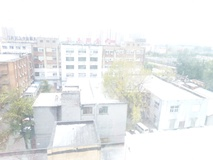
#> input picture assignment_1/sample_images/sample01.jpg, 213 x 160 px, shrunk from 640 x 480 before the run
$ jupyter execute --allow-errors baseHE.ipynb
#> lines starting #> are read from the running program, lines starting #| are printed output that depends on the picture
#> further down, img is the input picture: shape (160, 213, 3); mean B, G, R 234.7, 235.2, 233.5
#> `hist, bins = np.histogram(img.flatten(), 256, [0, 256], density=True)`: hist = 256 values, max 0.358 at index 255, min 0 at index 0, mean 0.00391; bins = 257 values from 0 to 256
#> `cdf = np.cumsum(hist)`: cdf = 256 values from 0 to 1
#> `mapping = np.round((256-1)*cdf)`: mapping = 256 values from 0 to 255
#> `img_he = np.array([mapping[i] for i in img])`:
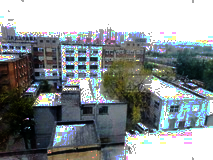
#> img_he: shape (160, 213, 3); mean B, G, R 149, 146.1, 139.1
#> `he_hist, he_bins = np.histogram(img_he.flatten(), 256, [0, 256], densi..`: he_hist = 256 values, max 0.358 at index 255, min 0 at index 28, mean 0.00391; he_bins = 257 values from 0 to 256
#> `he_cdf = he_hist.cumsum()`: he_cdf = 256 values from 0.00188 to 1
#> `plt.show()`:
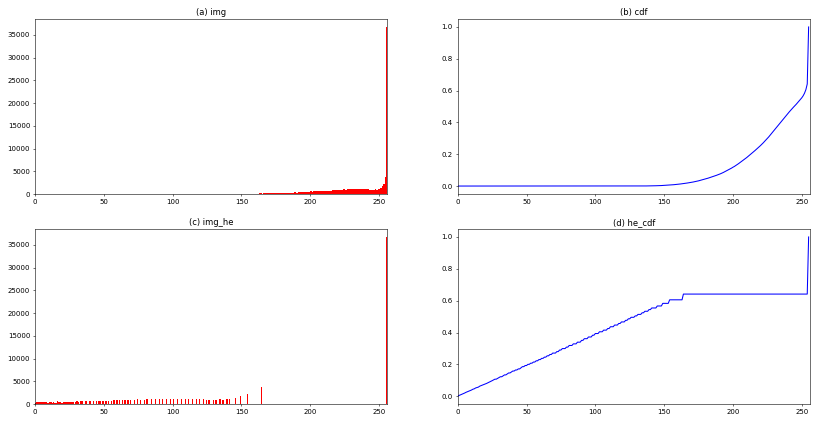
#> figure drawn by matplotlib, 4 panels; panel 1: tallest bar 36642 high, from x = 255 to 256; panel 2: curve peaks at x = 255, y = 1; panel 3: tallest bar 36642 high, from x = 255 to 256; panel 4: curve peaks at x = 255, y = 1
#> pass 2 of the loop `for imgPath in imgList:`:
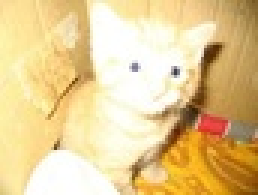
#> input picture assignment_1/sample_images/sample02.jpeg, 86 x 65 px, shrunk from 259 x 194 before the run (shown 3 times larger)
#> img is the input picture: shape (65, 86, 3); mean B, G, R 146.7, 203.4, 230.2
#> hist = 256 values, max 0.11 at index 255, min 0.000239 at index 2, mean 0.00391
#> cdf = 256 values from 0.00209 to 1
#> mapping = 256 values from 1 to 255
#> `img_he = np.array([mapping[i] for i in img])`:
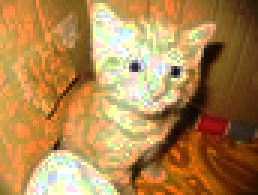
#> img_he: shape (65, 86, 3) (shown 3 times larger); mean B, G, R 78.9, 134.1, 177.2
#> he_hist = 256 values, max 0.11 at index 255, min 0 at index 0, mean 0.00391
#> he_cdf = 256 values from 0 to 1
#> `plt.show()`:
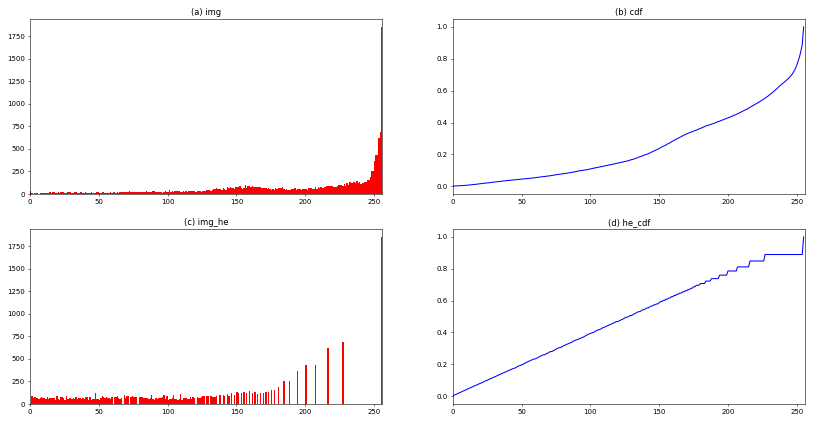
#> figure drawn by matplotlib, 4 panels; panel 1: tallest bar 1850 high, from x = 255 to 256; panel 2: curve peaks at x = 255, y = 1; panel 3: tallest bar 1850 high, from x = 255 to 256; panel 4: curve peaks at x = 255, y = 1
#> pass 3 of the loop `for imgPath in imgList:`:
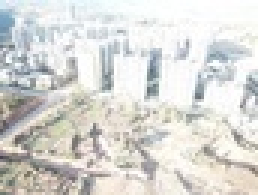
#> input picture assignment_1/sample_images/sample03.jpeg, 86 x 65 px, shrunk from 259 x 194 before the run (shown 3 times larger)
#> img is the input picture: shape (65, 86, 3); mean B, G, R 213.1, 216.7, 217
#> hist = 256 values, max 0.0497 at index 255, min 0 at index 0, mean 0.00391
#> cdf = 256 values from 0 to 1
#> mapping = 256 values from 0 to 255
#> `img_he = np.array([mapping[i] for i in img])`:
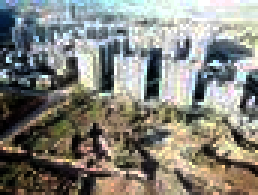
#> img_he: shape (65, 86, 3) (shown 3 times larger); mean B, G, R 123.8, 131.7, 132.3
#> he_hist = 256 values, max 0.0497 at index 255, min 0 at index 26, mean 0.00391
#> he_cdf = 256 values from 0.00191 to 1
#> `plt.show()`:
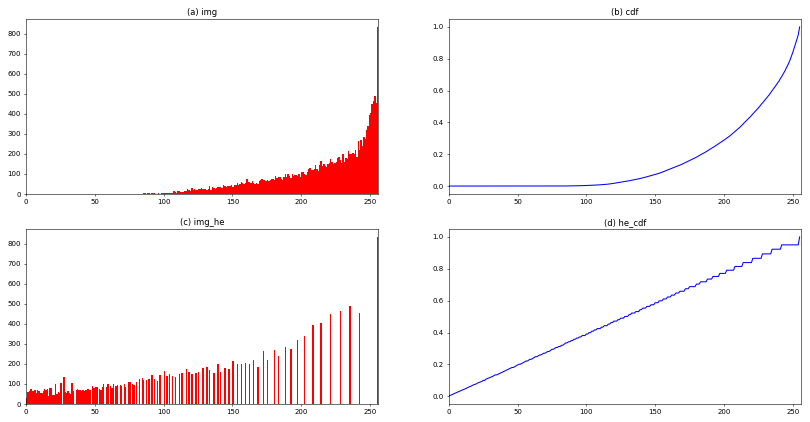
#> figure drawn by matplotlib, 4 panels; panel 1: tallest bar 833 high, from x = 255 to 256; panel 2: curve peaks at x = 255, y = 1; panel 3: tallest bar 833 high, from x = 255 to 256; panel 4: curve peaks at x = 255, y = 1
[cell 1]
import cv2
import numpy as np
from matplotlib import pyplot as plt

[cell 2]
# Read the sample image
base_path = 'sample_images/'
save_path = 'base_heImages/'
imgList = ["sample01.jpg", "sample02.jpeg", "sample03.jpeg", "sample04.jpeg", "sample05.jpeg", "sample06.jpg", "sample07.jpg", "sample08.jpg"]
#> (the rest of this cell did not finish here and is left out)
